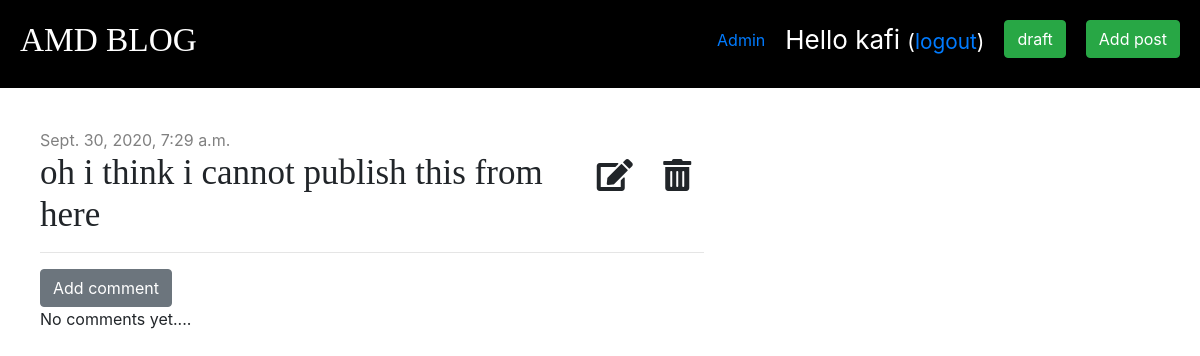
/post/26/ (signed in), run on an earlier commit of the app's database.
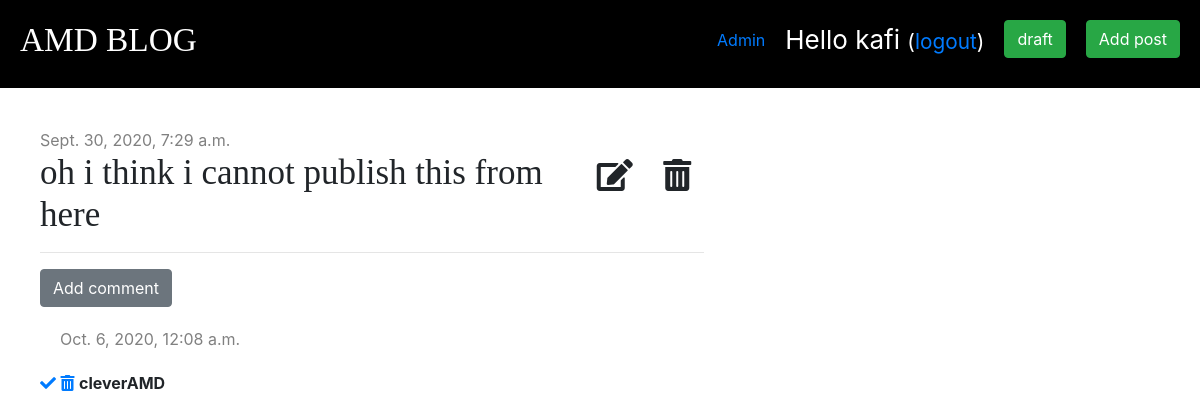
And on a later commit of the database.
### blog/models.py (models this page shows, shortened)
class Comment(models.Model):
    post = models.ForeignKey('blog.post', on_delete=models.CASCADE, related_name='comments')
    author = models.CharField(max_length=200)
    text = models.TextField()
    created_date = models.DateTimeField(default=timezone.now)
    approved = models.BooleanField(default=False)

### blog/views.py (the view)
# urls.py: path('post/<int:pk>/', views.post_detail, name='post_detail'),
def post_detail(request, pk):
    post = get_object_or_404(Post, pk=pk)
    stuff_for_frontend = {'post': post}
    return render(request, 'blog/post_detail.html', stuff_for_frontend)

### blog/templatetags/markdownify.py (called while the page is built)
@register.filter
def markdown(value):
    renderer = HighlightRenderer()
    markdown = mistune.Markdown(renderer=renderer)
    return markdown(value)

### blog/templates/blog/post_detail.html (shortened to what this page needs)
{% extends "blog/base.html" %}
{% load markdownify %}
{% block content %}
    <div class="post">
        {% if post.published_date %}
            <div class="date">
                {{ post.published_date }}
            </div>
        {% else %}
        <a href="{% url 'post_publish' pk=post.pk %}" class="btn btn-primary">Publish</a>
        {% endif %}
       {% if user.is_authenticated %}
        <div class="edit">
            <a class="btn btn-default" href="{% url 'post_edit' pk=post.pk %}"><i class="fas fa-edit fa-2x"></i></a>
            <a class="btn btn-default" href="{% url 'post_delete' pk=post.pk %}" onclick="return confirm('are you sure you want to delete this post?')"><i class="fas fa-trash-alt fa-2x"></i></a>
        </div>
		{% endif %}
            <h1>{{ post.title }}</h1>
            <hr>
            <a href=" {% url 'add_comment_to_post' pk=post.pk %}" class="btn btn-secondary">Add comment</a>
            {% for comment in post.comments.all %}
                {% if user.is_authenticated or comment.approved %}
                <div class="comment">
                    <div class="date">
                        {{ comment.created_date }}
                    </div>
                </div>
                    {% if not comment.approved and user.is_superuser %}
                        <a href="{% url 'comment_approve' pk=comment.pk %}"><i class="fas fa-check"></i></a>
                        <a href="{% url 'comment_remove' pk=comment.pk %}" ><i class="fas fa-trash-alt"></i></a>
                    {% endif %}
                    <strong>{{ comment.author }}</strong>
                {% endif %}
            {% empty %}
                <p>No comments yet....</p>
            {% endfor %}
    </div>
{% endblock content %}

What changed in the data, as far as the page shows it:
added Comment: created_date "Oct. 6, 2020, 12:08 a.m.", approved False (drawn), author "cleverAMD"
Also different on the page:
text no longer shown: "No comments yet...."
